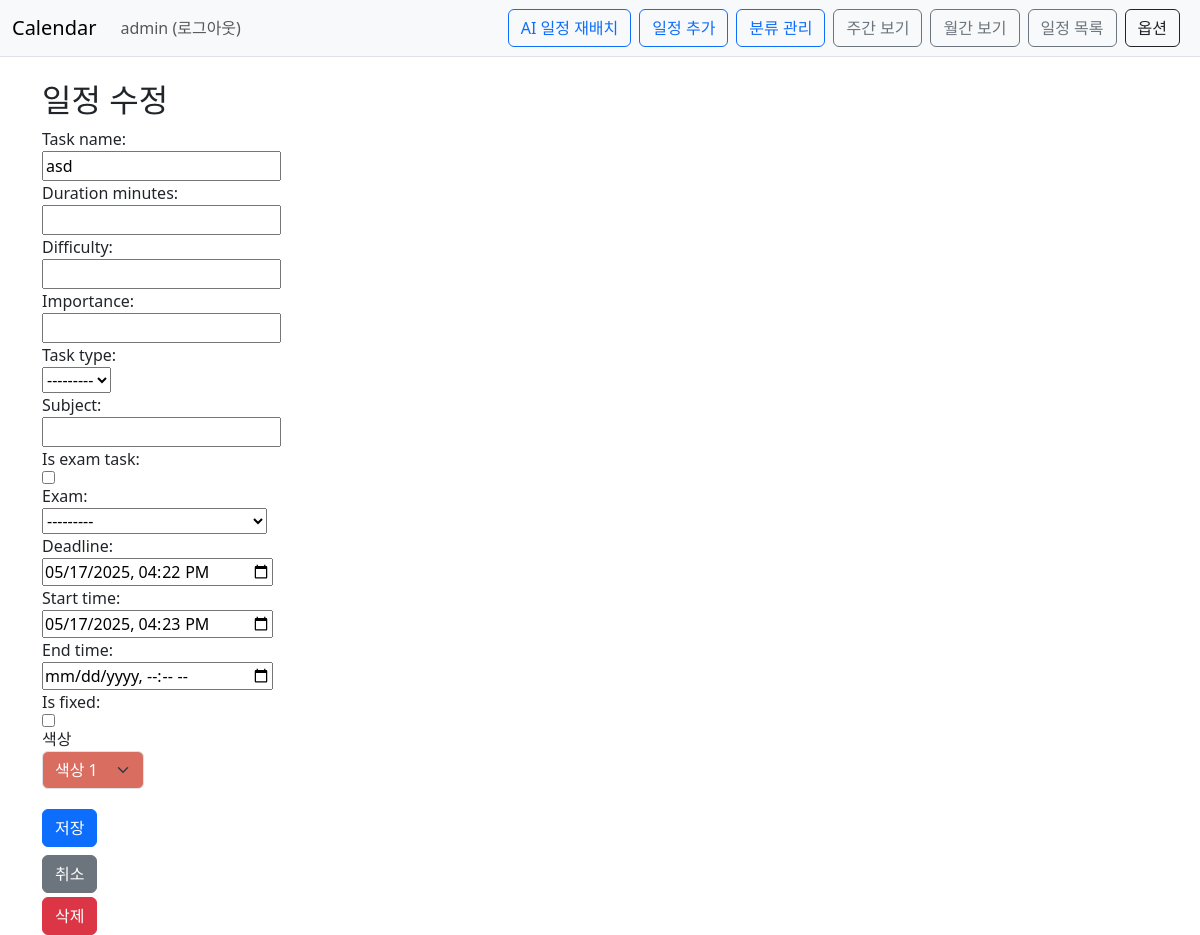
The page /calendar/schedule/6/edit/?next=/calendar/schedule/list/ (signed in) on the database as committed earlier.
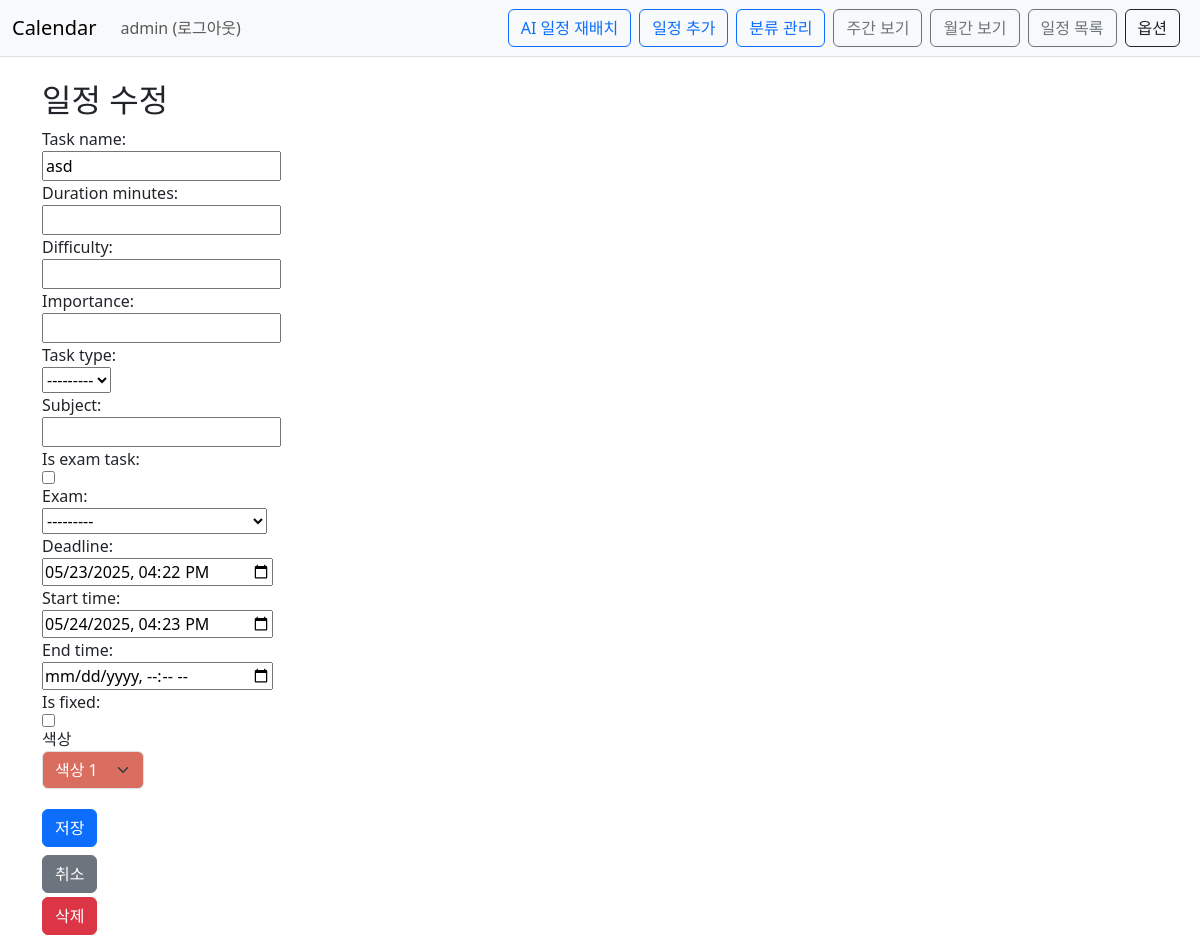
The same page on the database as committed later.
### Calendar/models.py (models this page shows, shortened)
class Schedule(models.Model):
    owner=models.ForeignKey(User, on_delete=models.CASCADE)
    task_name=models.CharField(max_length=50)
    duration_minutes=models.IntegerField(null=True, blank=True)
    difficulty=models.IntegerField(null=True, blank=True)
    importance=models.IntegerField(null=True, blank=True)
    task_type = models.ForeignKey('ScheduleType', null=True, blank=True, on_delete=models.SET_NULL)
    subject=models.CharField(max_length=50, blank=True)
    is_exam_task=models.BooleanField(default=False)
    deadline=models.DateTimeField(null=True ,blank=True)
    start_time=models.DateTimeField(null=True ,blank=True)
    end_time=models.DateTimeField(null=True ,blank=True)
    is_fixed=models.BooleanField(default=False)
    exam=models.ForeignKey('self',default=None, on_delete=models.SET_DEFAULT, null=True ,blank=True)
    color = models.CharField(max_length=7, blank=True, default='#6c8df5')
    is_done = models.BooleanField(default=False)
    def __str__(self):
        return f"{self.task_name}({self.owner})"

### Calendar/views.py (the view)
# urls.py: path('schedule/<int:pk>/edit/', views.schedule_edit, name='schedule_edit'),
@login_required(login_url='common:login')
def schedule_edit(request, pk):
    schedule = get_object_or_404(Schedule, pk=pk, owner=request.user)
    next_url = request.GET.get('next') or request.POST.get('next')  # GET/POST 모두 대응
    if request.method == 'POST':
        form = ScheduleForm(request.POST, instance=schedule, owner=request.user)
        if form.is_valid():
            form.save()
            if next_url and url_has_allowed_host_and_scheme(next_url, allowed_hosts={request.get_host()}):
                return redirect(next_url)
            return redirect('calendar:index')
    else:
        form = ScheduleForm(instance=schedule, owner=request.user)
    return render(request, 'calendar/schedule_form.html', {
        'form': form,
        'is_edit': True,
        'next': next_url,
        'id': pk,
    })

### Calendar/forms.py
class ScheduleForm(forms.ModelForm):
    color=forms.ChoiceField(
        choices=COLOR_CHOICES,
        widget=forms.Select(attrs={'class':'form-select'})
    )
    class Meta:
        model = Schedule
        fields = [
            'task_name','duration_minutes','difficulty','importance','task_type','subject',
            'is_exam_task','exam','deadline','start_time','end_time','is_fixed','color',
        ]
        widgets = {
            'deadline': forms.DateTimeInput(attrs={'type': 'datetime-local'}),
            'start_time': forms.DateTimeInput(attrs={'type': 'datetime-local'}),
            'end_time': forms.DateTimeInput(attrs={'type': 'datetime-local'}),
        }
    def __init__(self, *args, **kwargs):
        owner = kwargs.pop('owner', None)  # request.owner 받아옴
        super().__init__(*args, **kwargs)
        if self.instance.pk:
            self.fields['exam'].queryset = Schedule.objects.exclude(pk=self.instance.pk)
        if owner:
            self.fields['exam'].queryset = Schedule.objects.filter(owner=owner)
        if owner is not None:
            self.fields['task_type'].queryset = ScheduleType.objects.filter(owner=owner)

### templates/calendar/schedule_form.html (shortened to what this page needs)
{% extends 'base.html' %}
{% block content %}
<div class="container mt-4">
    <h2>{{ is_edit|yesno:"일정 수정,일정 추가" }}</h2>
    <form method="post" class="d-flex flex-column align-items-start">
        {{ form.task_name.label_tag }} {{ form.task_name }}
        {{ form.duration_minutes.label_tag }} {{ form.duration_minutes }}
        {{ form.difficulty.label_tag }} {{ form.difficulty }}
        {{ form.importance.label_tag }} {{ form.importance }}
        {{ form.task_type.label_tag }} {{ form.task_type }}
        {{ form.subject.label_tag }} {{ form.subject }}
        {{ form.is_exam_task.label_tag }} {{ form.is_exam_task }}
        {{ form.exam.label_tag }} {{ form.exam }}
        {{ form.deadline.label_tag }} {{ form.deadline }}
        {{ form.start_time.label_tag }} {{ form.start_time }}
        {{ form.end_time.label_tag }} {{ form.end_time }}
        {{ form.is_fixed.label_tag }} {{ form.is_fixed }}
        <div class="mb-3">
            <label for="id_color">색상</label>
            <select name="color" id="id_color" class="form-select">
                {% for code, label in form.fields.color.choices %}
                    <option value="{{ code }}"
                        {% if form.initial.color == code or form.data.color == code %}selected{% endif %}
                        style="background-color: {{ code }}; color: {% if code in '#D9D96D,#D9C56D,#D9B86D,#D9A46D,#D98C6D' %}#000{% else %}#fff{% endif %};">
                        {{ label }}
                    </option>
                {% endfor %}
            </select>
        </div>
        <button type="submit" class="btn btn-primary my-1">저장</button>
        <a href="{% url 'calendar:index' %}" class="btn btn-secondary my-1">취소</a>
        {% if is_edit %}
        <a href="{% url 'calendar:schedule_delete' id %}" class="btn btn-danger">삭제</a>
        {% endif %}
    </form>
</div>
{% endblock %}

Rows that differ between the two databases and show on the page:
changed Schedule "asd": deadline "05/17/2025 16:22" → "05/23/2025 16:22"; start_time "05/17/2025 16:23" → "05/24/2025 16:23"
